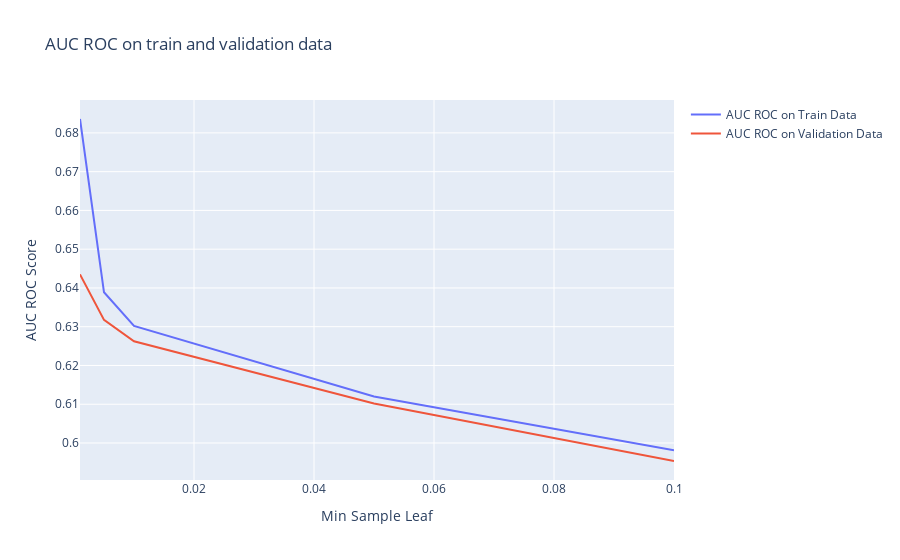

Here is the notebook cell this chart was saved with:
### Code cell
fig = go.Figure()
fig.add_trace(go.Scatter(x=min_samples_leaves, y=gs.cv_results_['mean_train_AUC'], mode='lines', name='AUC ROC on Train Data'))
fig.add_trace(go.Scatter(x=min_samples_leaves, y=gs.cv_results_['mean_test_AUC'], mode='lines', name='AUC ROC on Validation Data'))
fig.update_layout(title='AUC ROC on train and validation data', xaxis_title='Min Sample Leaf', yaxis_title='AUC ROC Score')
fig.show()

### Figure 1 — Plotly figure (JSON) as saved in the notebook; plotly's stock layout.template omitted (floating-point values rounded to 4 significant figures)
{"data": [{"mode": "lines", "name": "AUC ROC on Train Data", "type": "scatter", "x": [0.001, 0.005, 0.01, 0.05, 0.1], "y": [0.6836, 0.6389, 0.6302, 0.612, 0.5981]}, {"mode": "lines", "name": "AUC ROC on Validation Data", "type": "scatter", "x": [0.001, 0.005, 0.01, 0.05, 0.1], "y": [0.6435, 0.6317, 0.6262, 0.6102, 0.5954]}], "layout": {"autosize": true, "title": {"text": "AUC ROC on train and validation data"}, "xaxis": {"autorange": true, "range": [0.001, 0.1], "title": {"text": "Min Sample Leaf"}, "type": "linear"}, "yaxis": {"autorange": true, "range": [0.5905, 0.6885], "title": {"text": "AUC ROC Score"}, "type": "linear"}}}
